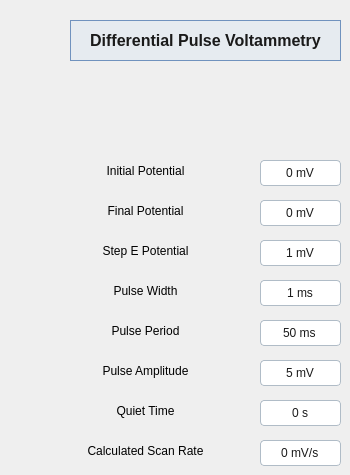
    <widget class="QWidget" name="page4_DPV">
     <widget class="QLabel" name="label_33">
      <property name="geometry">
       <rect>
        <x>60</x>
        <y>160</y>
        <width>171</width>
        <height>21</height>
       </rect>
      </property>
      <property name="text">
       <string>Initial Potential</string>
      </property>
      <property name="alignment">
       <set>Qt::AlignmentFlag::AlignCenter</set>
      </property>
     </widget>
     <widget class="QLabel" name="label_29">
      <property name="geometry">
       <rect>
        <x>60</x>
        <y>320</y>
        <width>171</width>
        <height>21</height>
       </rect>
      </property>
      <property name="text">
       <string>Pulse Period</string>
      </property>
      <property name="alignment">
       <set>Qt::AlignmentFlag::AlignCenter</set>
      </property>
     </widget>
     <widget class="QSpinBox" name="dpv_pulse_amplitude">
      <property name="geometry">
       <rect>
        <x>260</x>
        <y>360</y>
        <width>81</width>
        <height>26</height>
       </rect>
      </property>
      <property name="focusPolicy">
       <enum>Qt::FocusPolicy::WheelFocus</enum>
      </property>
      <property name="styleSheet">
       <string notr="true">/* Estilo base del cuadro */
QSpinBox {
    background-color: #FFFFFF;
    border: 1px solid #B0BCC7;
    border-radius: 4px; /* Bordes rectos industriales */
    padding: 5px;
    color: #1A1A1A;
    font-family: &quot;Segoe UI&quot;;
    selection-background-color: #7092BE; /* Color de resaltado azul acero */
}

/* Ocultar las flechas de subir y bajar */
QSpinBox::up-button, QSpinBox::down-button {
    width: 0px;
    border: none;
    background: transparent;
}

/* Opcional: un borde más oscuro cuando el usuario hace clic para escribir */
QSpinBox:focus {
    border: 1px solid #7092BE;
}</string>
      </property>
      <property name="alignment">
       <set>Qt::AlignmentFlag::AlignCenter</set>
      </property>
      <property name="suffix">
       <string> mV</string>
      </property>
      <property name="minimum">
       <number>5</number>
      </property>
      <property name="maximum">
       <number>300</number>
      </property>
     </widget>
     <widget class="QLabel" name="label_30">
      <property name="geometry">
       <rect>
        <x>60</x>
        <y>280</y>
        <width>171</width>
        <height>21</height>
       </rect>
      </property>
      <property name="text">
       <string>Pulse Width</string>
      </property>
      <property name="alignment">
       <set>Qt::AlignmentFlag::AlignCenter</set>
      </property>
     </widget>
     <widget class="QSpinBox" name="dpv_pulse_period">
      <property name="geometry">
       <rect>
        <x>260</x>
        <y>320</y>
        <width>81</width>
        <height>26</height>
       </rect>
      </property>
      <property name="focusPolicy">
       <enum>Qt::FocusPolicy::WheelFocus</enum>
      </property>
      <property name="styleSheet">
       <string notr="true">/* Estilo base del cuadro */
QSpinBox {
    background-color: #FFFFFF;
    border: 1px solid #B0BCC7;
    border-radius: 4px; /* Bordes rectos industriales */
    padding: 5px;
    color: #1A1A1A;
    font-family: &quot;Segoe UI&quot;;
    selection-background-color: #7092BE; /* Color de resaltado azul acero */
}

/* Ocultar las flechas de subir y bajar */
QSpinBox::up-button, QSpinBox::down-button {
    width: 0px;
    border: none;
    background: transparent;
}

/* Opcional: un borde más oscuro cuando el usuario hace clic para escribir */
QSpinBox:focus {
    border: 1px solid #7092BE;
}</string>
      </property>
      <property name="alignment">
       <set>Qt::AlignmentFlag::AlignCenter</set>
      </property>
      <property name="suffix">
       <string> ms</string>
      </property>
      <property name="minimum">
       <number>50</number>
      </property>
      <property name="maximum">
       <number>10000</number>
      </property>
     </widget>
     <widget class="QLabel" name="label_10">
      <property name="geometry">
       <rect>
        <x>70</x>
        <y>20</y>
        <width>271</width>
        <height>41</height>
       </rect>
      </property>
      <property name="styleSheet">
       <string notr="true">QLabel {
    /* Fondo azul acero muy suave para destacar sin cansar la vista */
    background-color: #E6EBF0; 
    
    /* Borde sólido y recto para coincidir con tus QLineEdit y Botones */
    border: 1px solid #7092BE; 
    border-radius: 0px; 
    
    /* Texto */
    color: #1A1A1A;                /* Negro carbón para legibilidad */
    font-family: &quot;Segoe UI&quot;;       /* Tipografía Windows 11 */
    font-weight: bold;             /* Para que resalte como encabezado */
    font-size: 16px;               /* Un poco más grande que los parámetros */
    
    /* Espaciado interno */
    padding: 5px;
}</string>
      </property>
      <property name="frameShape">
       <enum>QFrame::Shape::Box</enum>
      </property>
      <property name="lineWidth">
       <number>2</number>
      </property>
      <property name="text">
       <string>Differential Pulse Voltammetry</string>
      </property>
      <property name="alignment">
       <set>Qt::AlignmentFlag::AlignCenter</set>
      </property>
     </widget>
     <widget class="QSpinBox" name="dpv_step_pot">
      <property name="geometry">
       <rect>
        <x>260</x>
        <y>240</y>
        <width>81</width>
        <height>26</height>
       </rect>
      </property>
      <property name="focusPolicy">
       <enum>Qt::FocusPolicy::WheelFocus</enum>
      </property>
      <property name="styleSheet">
       <string notr="true">/* Estilo base del cuadro */
QSpinBox {
    background-color: #FFFFFF;
    border: 1px solid #B0BCC7;
    border-radius: 4px; /* Bordes rectos industriales */
    padding: 5px;
    color: #1A1A1A;
    font-family: &quot;Segoe UI&quot;;
    selection-background-color: #7092BE; /* Color de resaltado azul acero */
}

/* Ocultar las flechas de subir y bajar */
QSpinBox::up-button, QSpinBox::down-button {
    width: 0px;
    border: none;
    background: transparent;
}

/* Opcional: un borde más oscuro cuando el usuario hace clic para escribir */
QSpinBox:focus {
    border: 1px solid #7092BE;
}</string>
      </property>
      <property name="alignment">
       <set>Qt::AlignmentFlag::AlignCenter</set>
      </property>
      <property name="suffix">
       <string> mV</string>
      </property>
      <property name="minimum">
       <number>1</number>
      </property>
      <property name="maximum">
       <number>100</number>
      </property>
     </widget>
     <widget class="QSpinBox" name="dpv_initial_pot">
      <property name="geometry">
       <rect>
        <x>260</x>
        <y>160</y>
        <width>81</width>
        <height>26</height>
       </rect>
      </property>
      <property name="focusPolicy">
       <enum>Qt::FocusPolicy::WheelFocus</enum>
      </property>
      <property name="styleSheet">
       <string notr="true">/* Estilo base del cuadro */
QSpinBox {
    background-color: #FFFFFF;
    border: 1px solid #B0BCC7;
    border-radius: 4px; /* Bordes rectos industriales */
    padding: 5px;
    color: #1A1A1A;
    font-family: &quot;Segoe UI&quot;;
    selection-background-color: #7092BE; /* Color de resaltado azul acero */
}

/* Ocultar las flechas de subir y bajar */
QSpinBox::up-button, QSpinBox::down-button {
    width: 0px;
    border: none;
    background: transparent;
}

/* Opcional: un borde más oscuro cuando el usuario hace clic para escribir */
QSpinBox:focus {
    border: 1px solid #7092BE;
}</string>
      </property>
      <property name="alignment">
       <set>Qt::AlignmentFlag::AlignCenter</set>
      </property>
      <property name="suffix">
       <string> mV</string>
      </property>
      <property name="minimum">
       <number>-2500</number>
      </property>
      <property name="maximum">
       <number>2500</number>
      </property>
     </widget>
     <widget class="QSpinBox" name="dpv_quiet_time">
      <property name="geometry">
       <rect>
        <x>260</x>
        <y>400</y>
        <width>81</width>
        <height>26</height>
       </rect>
      </property>
      <property name="focusPolicy">
       <enum>Qt::FocusPolicy::WheelFocus</enum>
      </property>
      <property name="styleSheet">
       <string notr="true">/* Estilo base del cuadro */
QSpinBox {
    background-color: #FFFFFF;
    border: 1px solid #B0BCC7;
    border-radius: 4px; /* Bordes rectos industriales */
    padding: 5px;
    color: #1A1A1A;
    font-family: &quot;Segoe UI&quot;;
    selection-background-color: #7092BE; /* Color de resaltado azul acero */
}

/* Ocultar las flechas de subir y bajar */
QSpinBox::up-button, QSpinBox::down-button {
    width: 0px;
    border: none;
    background: transparent;
}

/* Opcional: un borde más oscuro cuando el usuario hace clic para escribir */
QSpinBox:focus {
    border: 1px solid #7092BE;
}</string>
      </property>
      <property name="alignment">
       <set>Qt::AlignmentFlag::AlignCenter</set>
      </property>
      <property name="suffix">
       <string> s</string>
      </property>
      <property name="minimum">
       <number>0</number>
      </property>
      <property name="maximum">
       <number>1000</number>
      </property>
     </widget>
     <widget class="QSpinBox" name="dpv_pulse_width">
      <property name="geometry">
       <rect>
        <x>260</x>
        <y>280</y>
        <width>81</width>
        <height>26</height>
       </rect>
      </property>
      <property name="focusPolicy">
       <enum>Qt::FocusPolicy::WheelFocus</enum>
      </property>
      <property name="styleSheet">
       <string notr="true">/* Estilo base del cuadro */
QSpinBox {
    background-color: #FFFFFF;
    border: 1px solid #B0BCC7;
    border-radius: 4px; /* Bordes rectos industriales */
    padding: 5px;
    color: #1A1A1A;
    font-family: &quot;Segoe UI&quot;;
    selection-background-color: #7092BE; /* Color de resaltado azul acero */
}

/* Ocultar las flechas de subir y bajar */
QSpinBox::up-button, QSpinBox::down-button {
    width: 0px;
    border: none;
    background: transparent;
}

/* Opcional: un borde más oscuro cuando el usuario hace clic para escribir */
QSpinBox:focus {
    border: 1px solid #7092BE;
}</string>
      </property>
      <property name="alignment">
       <set>Qt::AlignmentFlag::AlignCenter</set>
      </property>
      <property name="suffix">
       <string> ms</string>
      </property>
      <property name="minimum">
       <number>1</number>
      </property>
      <property name="maximum">
       <number>1000</number>
      </property>
     </widget>
     <widget class="QSpinBox" name="dpv_final_pot">
      <property name="geometry">
       <rect>
        <x>260</x>
        <y>200</y>
        <width>81</width>
        <height>26</height>
       </rect>
      </property>
      <property name="focusPolicy">
       <enum>Qt::FocusPolicy::WheelFocus</enum>
      </property>
      <property name="styleSheet">
       <string notr="true">/* Estilo base del cuadro */
QSpinBox {
    background-color: #FFFFFF;
    border: 1px solid #B0BCC7;
    border-radius: 4px; /* Bordes rectos industriales */
    padding: 5px;
    color: #1A1A1A;
    font-family: &quot;Segoe UI&quot;;
    selection-background-color: #7092BE; /* Color de resaltado azul acero */
}

/* Ocultar las flechas de subir y bajar */
QSpinBox::up-button, QSpinBox::down-button {
    width: 0px;
    border: none;
    background: transparent;
}

/* Opcional: un borde más oscuro cuando el usuario hace clic para escribir */
QSpinBox:focus {
    border: 1px solid #7092BE;
}</string>
      </property>
      <property name="alignment">
       <set>Qt::AlignmentFlag::AlignCenter</set>
      </property>
      <property name="suffix">
       <string> mV</string>
      </property>
      <property name="minimum">
       <number>-2500</number>
      </property>
      <property name="maximum">
       <number>2500</number>
      </property>
     </widget>
     <widget class="QLabel" name="label_28">
      <property name="geometry">
       <rect>
        <x>60</x>
        <y>200</y>
        <width>171</width>
        <height>21</height>
       </rect>
      </property>
      <property name="text">
       <string>Final Potential</string>
      </property>
      <property name="alignment">
       <set>Qt::AlignmentFlag::AlignCenter</set>
      </property>
     </widget>
     <widget class="QLabel" name="label_32">
      <property name="geometry">
       <rect>
        <x>60</x>
        <y>400</y>
        <width>171</width>
        <height>21</height>
       </rect>
      </property>
      <property name="text">
       <string>Quiet Time</string>
      </property>
      <property name="alignment">
       <set>Qt::AlignmentFlag::AlignCenter</set>
      </property>
     </widget>
     <widget class="QLabel" name="label_27">
      <property name="geometry">
       <rect>
        <x>60</x>
        <y>360</y>
        <width>171</width>
        <height>21</height>
       </rect>
      </property>
      <property name="text">
       <string>Pulse Amplitude</string>
      </property>
      <property name="alignment">
       <set>Qt::AlignmentFlag::AlignCenter</set>
      </property>
     </widget>
     <widget class="QLabel" name="label_31">
      <property name="geometry">
       <rect>
        <x>60</x>
        <y>240</y>
        <width>171</width>
        <height>21</height>
       </rect>
      </property>
      <property name="text">
       <string>Step E Potential</string>
      </property>
      <property name="alignment">
       <set>Qt::AlignmentFlag::AlignCenter</set>
      </property>
     </widget>
     <widget class="QSpinBox" name="dpv_scan_rate">
      <property name="geometry">
       <rect>
        <x>260</x>
        <y>440</y>
        <width>81</width>
        <height>26</height>
       </rect>
      </property>
      <property name="focusPolicy">
       <enum>Qt::FocusPolicy::WheelFocus</enum>
      </property>
      <property name="styleSheet">
       <string notr="true">/* Estilo base del cuadro */
QSpinBox {
    background-color: #FFFFFF;
    border: 1px solid #B0BCC7;
    border-radius: 4px; /* Bordes rectos industriales */
    padding: 5px;
    color: #1A1A1A;
    font-family: &quot;Segoe UI&quot;;
    selection-background-color: #7092BE; /* Color de resaltado azul acero */
}

/* Ocultar las flechas de subir y bajar */
QSpinBox::up-button, QSpinBox::down-button {
    width: 0px;
    border: none;
    background: transparent;
}

/* Opcional: un borde más oscuro cuando el usuario hace clic para escribir */
QSpinBox:focus {
    border: 1px solid #7092BE;
}</string>
      </property>
      <property name="alignment">
       <set>Qt::AlignmentFlag::AlignCenter</set>
      </property>
      <property name="readOnly">
       <bool>true</bool>
      </property>
      <property name="suffix">
       <string> mV/s</string>
      </property>
      <property name="minimum">
       <number>0</number>
      </property>
      <property name="maximum">
       <number>1000</number>
      </property>
     </widget>
     <widget class="QLabel" name="label_34">
      <property name="geometry">
       <rect>
        <x>60</x>
        <y>440</y>
        <width>171</width>
        <height>21</height>
       </rect>
      </property>
      <property name="text">
       <string>Calculated Scan Rate</string>
      </property>
      <property name="alignment">
       <set>Qt::AlignmentFlag::AlignCenter</set>
      </property>
     </widget>
    </widget>
